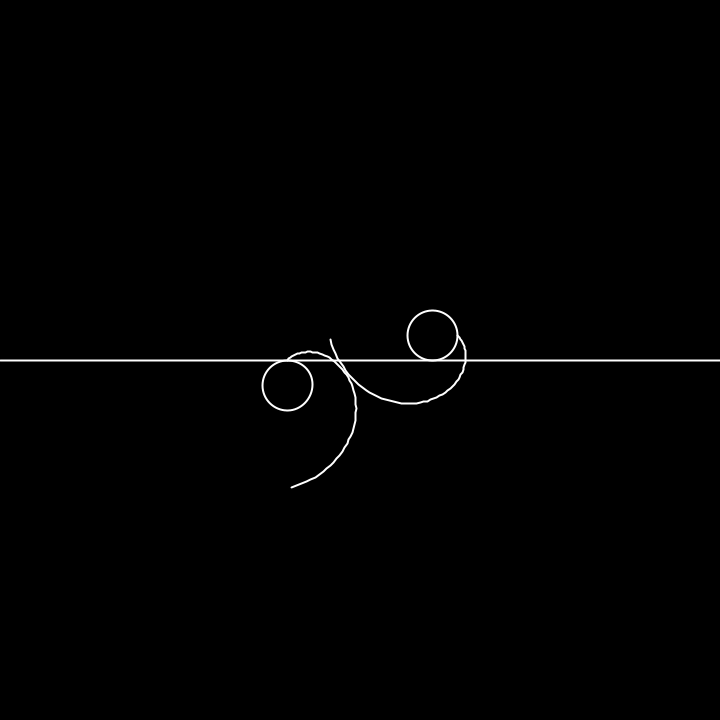
Frame 1 (no input)
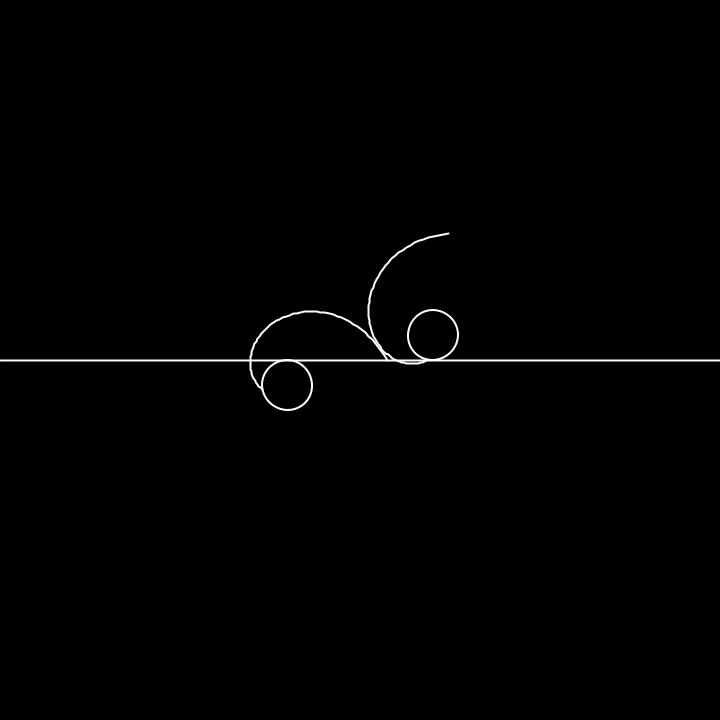
Frame 60 (the mouse pressed at the canvas centre just before this capture)
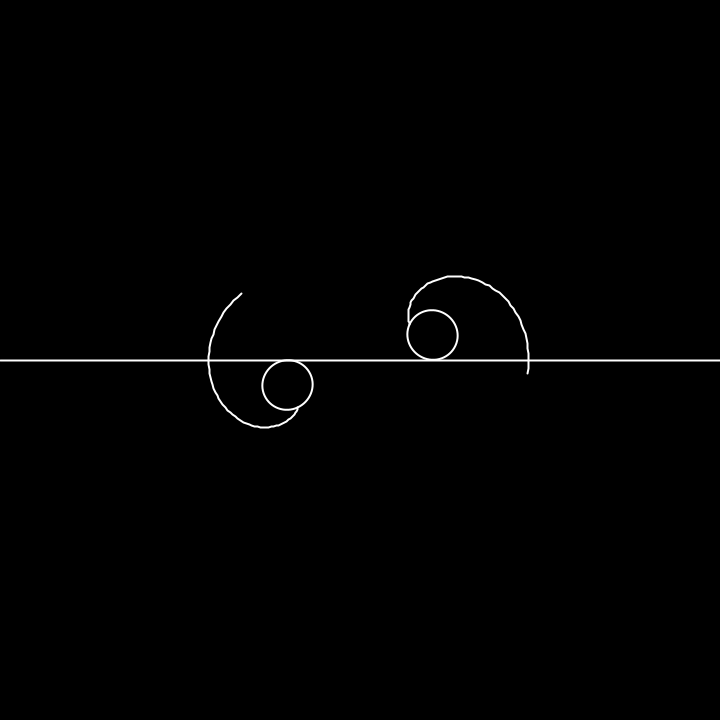
Frame 120 (the mouse held since frame 60 and released just before this capture)

The Processing sketch that drew these frames (run headless with seeded random() and noise(); from frame 60 on, the mouse is pressed at the canvas centre):

// Processing sketch: involuteRefacV2
// ── involuteRefacV2.pde
involuteGenerator inv_1, inv_2;
float a;

void settings(){
  size(720, 720);  
}

void setup(){
  noFill();
  inv_1 = new involuteGenerator(new PVector(width/2-TWO_PI*12.5+6, height/2+25), 50, false);
  
  inv_2 = new involuteGenerator(new PVector(width/2+TWO_PI*12.5-6, height/2-25), 50, true);
  a = 0;
}

void draw(){
  background(0);
  inv_1.display(a+PI/2);
  inv_2.display(a);
  a+= 0.03;
  line(0,height/2, width, height/2);
  
}

// ── involuteGenerator.pde
class involuteGenerator{

  float D, r, circum, angle;
  ArrayList<PVector> involute_values;
  PVector loc;
  boolean clockwise;
  
  involuteGenerator(PVector loc_, float D_, boolean clockwise_){
    D = D_;
    r = D/2;
    circum = PI*D;
    angle = 0;
    involute_values = new ArrayList<PVector>();
    loc = loc_;
    clockwise = clockwise_;
    
    while (angle < PI){
      float R = r + (angle/TWO_PI)*circum;
      float x = R*cos(angle);
      float y = R*sin(angle);
      PVector vert  = new PVector(x, y);
      involute_values.add(vert);
      angle += 0.05;
    }
  
  
  while (angle < PI){
      float R = r + (angle/TWO_PI)*circum;
      float x = -R*cos(angle+PI);
      float y =-R*sin(angle+PI);
      PVector vert  = new PVector(x, y);
      involute_values.add(vert);
      angle += 0.05;
    }
  }


  void display(float a){
    pushMatrix();
      translate(loc.x, loc.y);
      if(clockwise){
        rotate(a);
      } else {
        rotate(-a);
      }
      stroke(255);
      strokeWeight(2);
      ellipse(0,0, D,D);
     
      
      beginShape();
        for(PVector vert : involute_values){
          vertex(vert.x, vert.y);
        }
      endShape();
    popMatrix();
  }
  
  //void rotateInvol(boolean clockwise_, float rate_){
  //  if(clockwise_){
  //    pushMatrix();
  //      //translate to centre of things
        
  //    popMatrix();
  //  }
  //}




}
